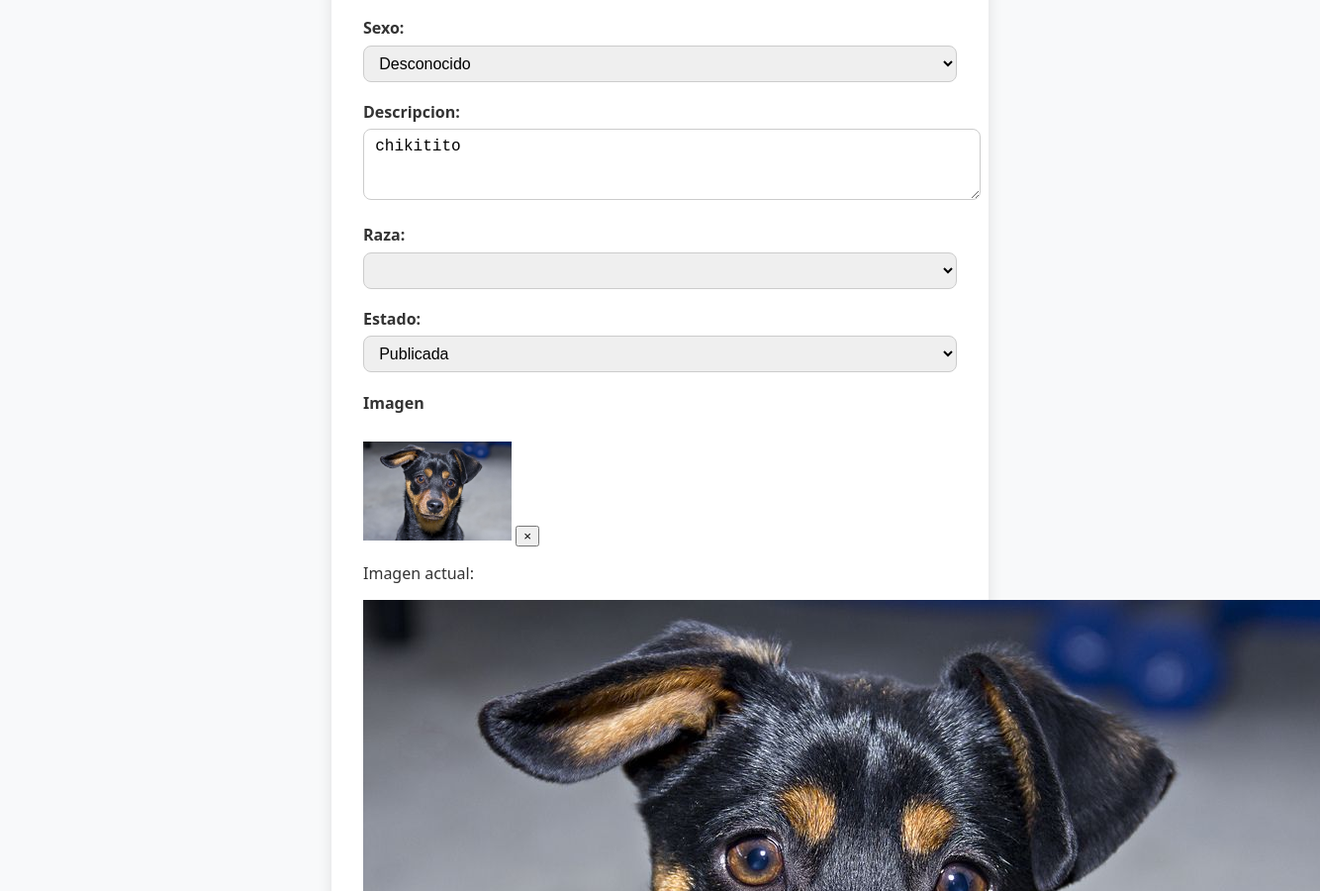
The page /adopciones/mascota/5/ (middle part) on the database as committed earlier.
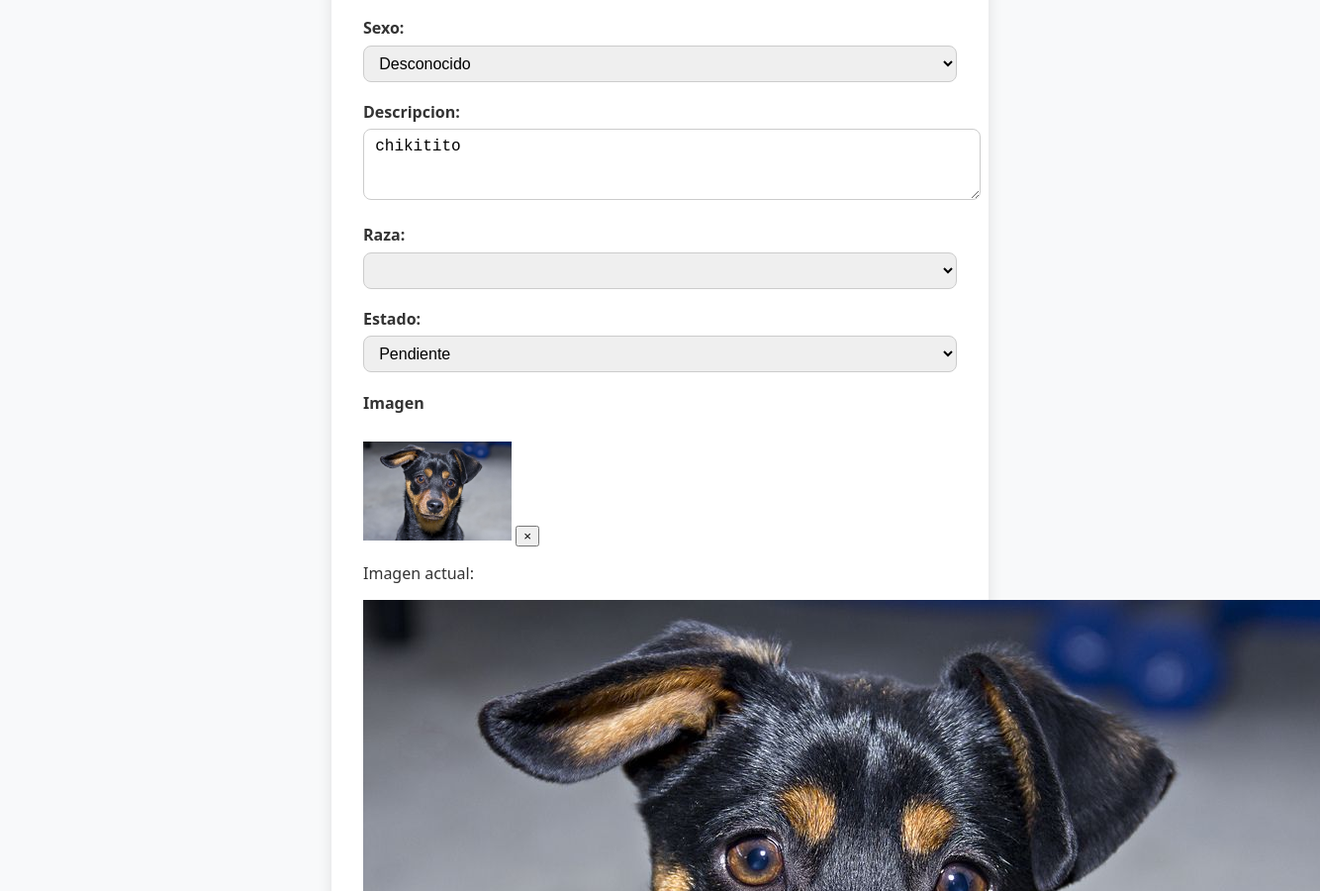
The same page on the database as committed later.
### adopciones/models.py (models this page shows, shortened)
class MascotaEnAdopcion(models.Model):
    ESPECIE_CHOICES = [
        ('perro', 'Canino'),
        ('gato', 'Felino'),
    ]
    SEXO_CHOICES = [
        ('macho', 'Macho'),
        ('hembra', 'Hembra'),
        ('desconocido', 'Desconocido'),
    ]
    UNIDAD_EDAD_CHOICES = [
        ('años', 'Años'),
        ('meses', 'Meses'),
    ]
    nombre = models.CharField(max_length=100)
    edad = models.PositiveIntegerField(verbose_name="Edad", help_text="Número de años o meses")
    unidad_edad = models.CharField(
        max_length=10,
        choices=UNIDAD_EDAD_CHOICES,
        default='años', # Valor por defecto
        verbose_name="Unidad de Edad"
    )
    especie = models.CharField(max_length=20, choices=ESPECIE_CHOICES)
    descripcion = models.TextField()
    imagen = models.ImageField(upload_to='mascotas/', null=True, blank=True)
    fecha_publicacion = models.DateTimeField(auto_now_add=True)
    publicada_por = models.ForeignKey(User, on_delete=models.CASCADE)
    estado = models.CharField(max_length=20, choices=[('pendiente', 'Pendiente'), ('publicada', 'Publicada'), ('revisada', 'Revisada')], default='pendiente')
    raza = models.CharField(max_length=100, blank=True, null=True) # Permite que sea opcional
    sexo = models.CharField(
        max_length=15,
        choices=SEXO_CHOICES,
        default='desconocido',
        verbose_name="Sexo"
    )

### adopciones/views.py (the view)
# urls.py: path('mascota/<int:mascota_id>/', views.detalle_mascota, name='detalle_mascota'),
def detalle_mascota(request, mascota_id):
    mascota = MascotaEnAdopcion.objects.get(id=mascota_id)
    es_duenio = request.user.is_authenticated and mascota.publicada_por == request.user
    form = MascotaEnAdopcionForm(instance=mascota)
    if request.method == 'POST':
        form = MascotaEnAdopcionForm(request.POST, request.FILES, instance=mascota)
        if form.is_valid():
            form.save()
            return redirect('panel_clinica')
    return render(request, 'adopciones/editar_desde_detalle.html', {
        'form': form,
        'mascota': mascota
    })

### adopciones/forms.py
class MascotaEnAdopcionForm(forms.ModelForm):
    raza = forms.CharField( # <--- ¡CÁMBIALO A CharField!
        required=True, # Mantén esto en True si la raza debe ser obligatoria
        label='Raza',
        widget=forms.Select(attrs={'id': 'razaSelect'})
    )
    class Meta:
        model = MascotaEnAdopcion
        fields = ['nombre', 'edad', 'unidad_edad', 'especie', 'sexo', 'descripcion', 'imagen', 'raza', 'estado']
        widgets = {
            'nombre': forms.TextInput(attrs={'placeholder': 'Nombre de la mascota'}),
            'edad': forms.NumberInput(attrs={'min': 0}),
            'unidad_edad': forms.Select(attrs={'class': 'form-control'}),
            'especie': forms.Select(), # Mantén este widget tal cual
            'sexo': forms.Select(attrs={'class': 'form-control'}),
            'descripcion': forms.Textarea(attrs={'rows': 3, 'placeholder': 'Descripción breve'}),
            'imagen': CustomClearableFileInput(attrs={'id': 'id_imagen'}),
            'estado': forms.Select(attrs={'class': 'form-control'}),
        }

### adopciones/templates/adopciones/editar_desde_detalle.html (shortened to what this page needs)
{% extends "base.html" %}
{% load static %}
{% block extra_css %}
<link rel="stylesheet" href="{% static 'css/editar_adopcion.css' %}">
{% endblock %}
{% block content %}
<div class="form-container">
    <form method="POST" enctype="multipart/form-data" novalidate>
        {% for field in form %}
            {% if field.name != 'imagen' %}
            <div class="form-group">
                {{ field.label_tag }}
                {{ field }}
            </div>
            {% endif %}
        {% endfor %}
        <div class="form-group imagen-upload">
            <label for="id_imagen">Imagen</label><br>
            {% if mascota.imagen %}
            <div class="preview-img-wrapper">
                <img src="{{ mascota.imagen.url }}" alt="Imagen actual" id="preview-img" width="150">
                <button type="button" id="remove-img-btn" title="Quitar imagen">&times;</button>
            </div>
            {% endif %}
            {{ form.imagen }}
        </div>
    </form>
</div>
{% endblock %}

### core/templates/base.html (shortened to what this page needs)
{% load static %}
<!DOCTYPE html>
<html lang="es">
<head>
    <link rel="stylesheet" href="{% static 'css/style.css' %}" />
    {% block extra_css %}{% endblock %}
    <link rel="stylesheet" href="https://cdnjs.cloudflare.com/ajax/libs/font-awesome/6.4.0/css/all.min.css">
</head>
<body>
    <main>
        {% block content %}{% endblock %}
    </main>
</body>
</html>

### adopciones/templates/widgets/custom_clearable_file_input.html (shortened to what this page needs)
<div class="custom-file-input-wrapper">
    {% if widget.is_initial %}
        <div class="current-image-display">
            <p class="current-image-text">{% if widget.value %}Imagen actual:{% endif %}</p>
            {% if widget.value %}
                <img src="{{ widget.value.url }}" alt="Current image" class="preview-image" id="widgetImagePreview">
            {% endif %}
        </div>
    {% endif %}
</div>

### core/static/css/style.css (style rules this page uses)
html, body { height: 100%; margin: 0; display: flex; flex-direction: column; }
body { margin: 0; font-family : 'Roboto', sans-serif; background-color: #f8f9fa; color: #333; font-size: 16px; }
main { flex: 1; width: 100%; }

### adopciones/static/css/editar_adopcion.css (style rules this page uses)
.form-container { max-width: 600px; margin: 2rem auto; padding: 2rem; background-color: #fff; border-radius: 12px; box-shadow: 0 4px 15px rgba(0, 0, 0, 0.1); font-family: 'Segoe UI', Tahoma, Geneva, Verdana, sans-serif; }
.form-group { margin-bottom: 1.2rem; }
.form-group label { display: block; font-weight: 600; color: #333; margin-bottom: 0.4rem; }
.form-group input[type="text"], .form-group input[type="number"], .form-group select, .form-group textarea, .form-group input[type="file"] { width: 100%; padding: 0.5rem 0.7rem; border: 1.5px solid #ccc; border-radius: 8px; font-size: 1rem; transition: border-color 0.3s ease; }

Rows that differ between the two databases and show on the page:
changed MascotaEnAdopcion "Desconocido": estado "Publicada" → "Pendiente"
